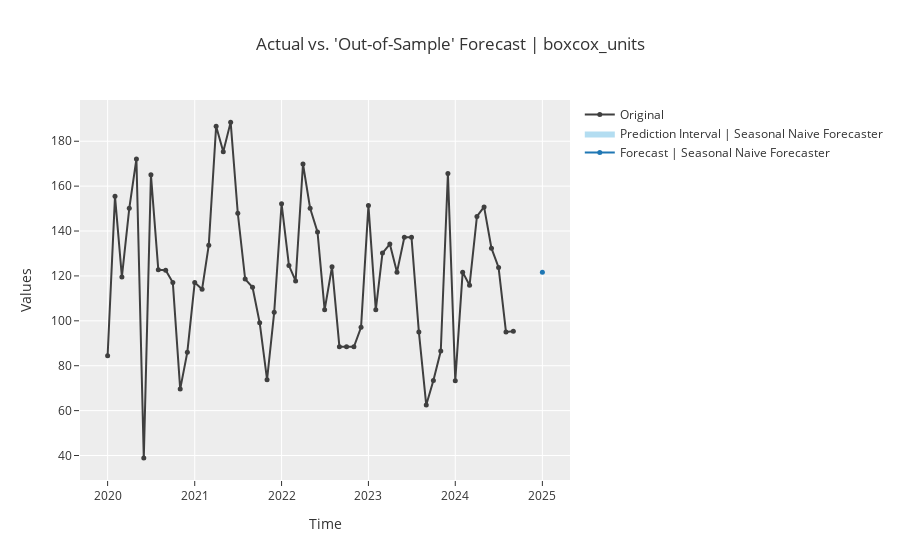

The notebook cell saved with this chart:
### Code cell
exp.plot_model(final, plot='forecast', data_kwargs={'fh':forecast_lenth_array})

### Figure 1 — Plotly figure (JSON) as saved in the notebook; plotly's stock layout.template omitted (floating-point values rounded to 4 significant figures)
{"data": [{"line": {"color": "#1f77b4"}, "marker": {"size": 5}, "mode": "lines+markers", "name": "Forecast | Seasonal Naive Forecaster", "showlegend": true, "type": "scatter", "x": ["2025-01-01T00:00:00"], "y": [121.7]}, {"line": {"width": 0}, "marker": {"color": "#68BBE3"}, "mode": "lines", "name": "Lower Interval", "showlegend": false, "type": "scatter", "x": ["2025-01-01T00:00:00"], "y": [70.35]}, {"fill": "tonexty", "fillcolor": "rgba(104,187,227,0.5)", "line": {"width": 0}, "marker": {"color": "#68BBE3"}, "mode": "lines", "name": "Prediction Interval | Seasonal Naive Forecaster", "showlegend": true, "type": "scatter", "x": ["2025-01-01T00:00:00"], "y": [173.0]}, {"marker": {"color": "#3f3f3f", "size": 5}, "mode": "lines+markers", "name": "Original", "showlegend": true, "type": "scatter", "x": ["2020-01-01T00:00:00", "2020-02-01T00:00:00", "2020-03-01T00:00:00", "2020-04-01T00:00:00", "2020-05-01T00:00:00", "2020-06-01T00:00:00", "2020-07-01T00:00:00", "2020-08-01T00:00:00", "2020-09-01T00:00:00", "2020-10-01T00:00:00", "2020-11-01T00:00:00", "2020-12-01T00:00:00", "2021-01-01T00:00:00", "2021-02-01T00:00:00", "2021-03-01T00:00:00", "2021-04-01T00:00:00", "2021-05-01T00:00:00", "2021-06-01T00:00:00", "2021-07-01T00:00:00", "2021-08-01T00:00:00", "2021-09-01T00:00:00", "2021-10-01T00:00:00", "2021-11-01T00:00:00", "2021-12-01T00:00:00", "2022-01-01T00:00:00", "2022-02-01T00:00:00", "2022-03-01T00:00:00", "2022-04-01T00:00:00", "2022-05-01T00:00:00", "2022-06-01T00:00:00", "2022-07-01T00:00:00", "2022-08-01T00:00:00", "2022-09-01T00:00:00", "2022-10-01T00:00:00", "2022-11-01T00:00:00", "2022-12-01T00:00:00", "2023-01-01T00:00:00", "2023-02-01T00:00:00", "2023-03-01T00:00:00", "2023-04-01T00:00:00", "2023-05-01T00:00:00", "2023-06-01T00:00:00", "2023-07-01T00:00:00", "2023-08-01T00:00:00", "2023-09-01T00:00:00", "2023-10-01T00:00:00", "2023-11-01T00:00:00", "2023-12-01T00:00:00", "2024-01-01T00:00:00", "2024-02-01T00:00:00", "2024-03-01T00:00:00", "2024-04-01T00:00:00", "2024-05-01T00:00:00", "2024-06-01T00:00:00", "2024-07-01T00:00:00", "2024-08-01T00:00:00", "2024-09-01T00:00:00"], "y": [84.47, 155.4, 119.6, 150.1, 172.1, 38.94, 165.0, 122.7, 122.6, 117.0, 69.58, 86.04, 117.1, 114.1, 133.7, 186.6, 175.3, 188.5, 147.9, 118.6, 115.0, 99.15, 73.77, 103.8, 152.2, 124.6, 117.8, 169.9, 150.1, 139.6, 104.9, 124.1, 88.49, 88.42, 88.42, 97.14, 151.4, 104.9, 130.2, 134.2, 121.7, 137.2, 137.2, 95.06, 62.48, 73.43, 86.53, 165.6, 73.34, 121.7, 115.8, 146.5, 150.7, 132.3, 123.7, 95.06, 95.33]}], "layout": {"showlegend": true, "title": {"text": "Actual vs. 'Out-of-Sample' Forecast | boxcox_units"}, "xaxis": {"title": {"text": "Time"}}, "yaxis": {"title": {"text": "Values"}}}}
